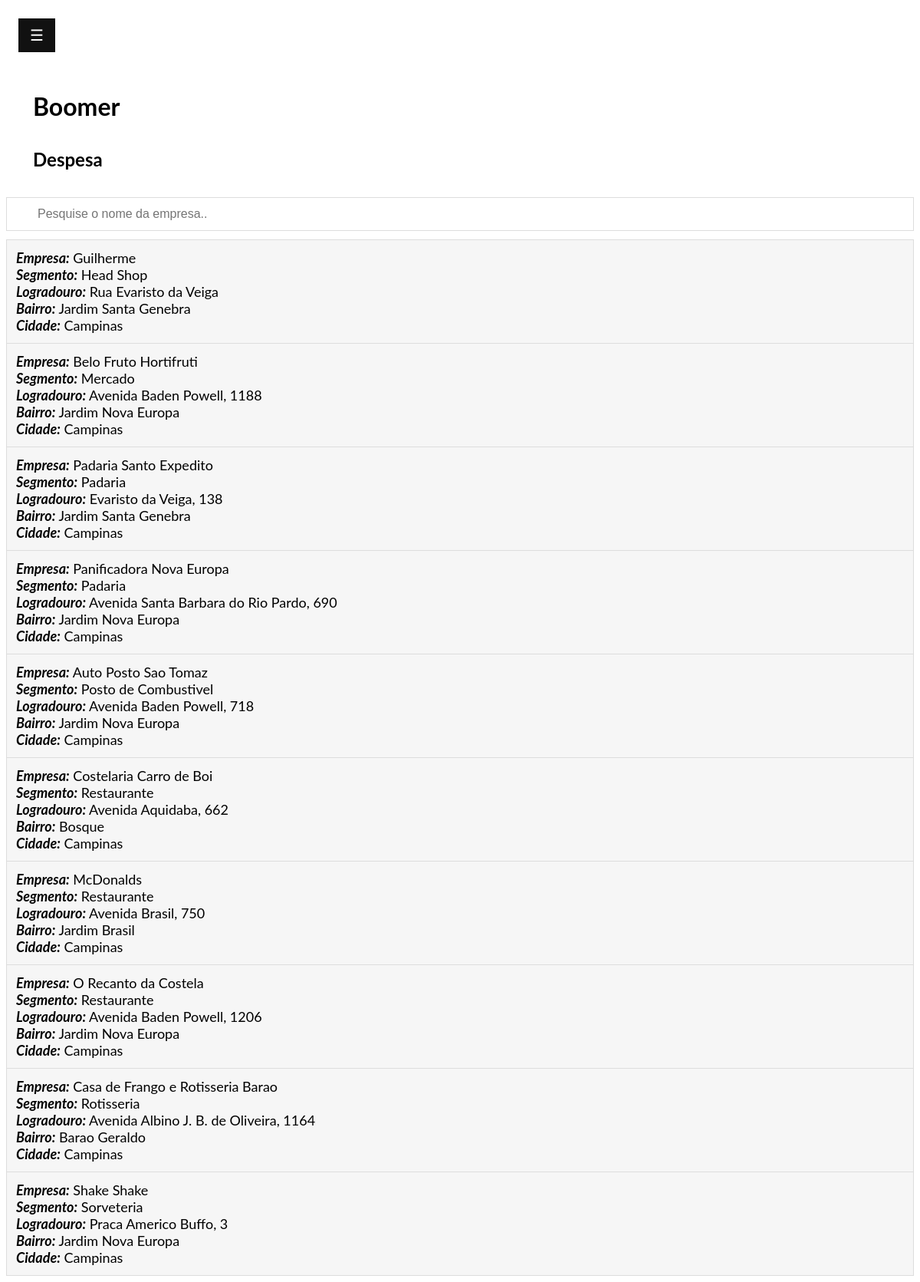
The page /expenses/index.php on the database its author committed.
### tables this page shows
CREATE TABLE `Empresa` (
	`Id` INT(11) NOT NULL AUTO_INCREMENT,
	`Nome` VARCHAR(250) NULL DEFAULT NULL COLLATE 'latin1_swedish_ci',
	`Segmento` VARCHAR(250) NULL DEFAULT NULL COLLATE 'latin1_swedish_ci',
	`Logradouro` VARCHAR(250) NULL DEFAULT NULL COLLATE 'latin1_swedish_ci',
	`Bairro` VARCHAR(250) NULL DEFAULT NULL COLLATE 'latin1_swedish_ci',
	`Cidade` VARCHAR(250) NULL DEFAULT NULL COLLATE 'latin1_swedish_ci',
	`Estado` VARCHAR(250) NULL DEFAULT NULL COLLATE 'latin1_swedish_ci',
	`Observacoes` VARCHAR(250) NULL DEFAULT NULL COLLATE 'latin1_swedish_ci',
	PRIMARY KEY (`Id`) USING BTREE
)
COLLATE='latin1_swedish_ci';

### expenses/php/select_out.php (the view)
<?php
$sql = "SELECT Id, Nome, Segmento, Logradouro, Bairro, Cidade FROM Empresa ORDER BY Segmento ASC, Nome ASC";
$result = $conn->query($sql);
if ($result->num_rows > 0) {
  while($row = $result->fetch_assoc()) {
    $codigo = $row["Id"];
    $nome = $row["Nome"];
    $segmento = $row["Segmento"];
    $logradouro = $row["Logradouro"];
    $bairro = $row["Bairro"];
    $cidade = $row["Cidade"];
    echo '<li><a href="php/index.php?url='.$codigo.'"><b><i>Empresa:</i></b> '.$nome.'<br>';
    echo '<b><i>Segmento:</i></b> '.$segmento.'<br>';
    echo '<b><i>Logradouro:</i></b> '.$logradouro.'<br>';
    echo '<b><i>Bairro:</i></b> '.$bairro.'<br>';
    echo '<b><i>Cidade:</i></b> '.$cidade;
    echo '</a></li>';
  }
}
?>

### expenses/index.php (shortened to what this page needs)
<!DOCTYPE html>
<html lang="pt-br">
<head>
<link rel="stylesheet" href="../menu/css/menu.css">
<link rel="stylesheet" href="css/search_list.css">
</head>
<body>
<?php include '../menu/index.php';  ?>
<h1 style="margin: 35px;">Boomer</h1>
<h2 style="margin: 35px;">Despesa</h2>
<input type="text" id="myInput" onkeyup="myFunction()" placeholder="Pesquise o nome da empresa.." title="Pesquise o nome da empresa">
<ul id="myUL">
<?php
include '../database/index.php';
include 'php/select_out.php';
?>
</ul>
</body>
</html>

### menu/index.php (shortened to what this page needs)
<div id="main">
  <button class="openbtn" onclick="openNav()">☰</button>
</div>

### menu/css/menu.css (style rules this page uses)
body { font-family: "Lato", sans-serif; }
.openbtn { font-size: 20px; cursor: pointer; background-color: #111; color: white; padding: 10px 15px; border: none; }
#main { transition: margin-left .5s; padding: 16px; }

### expenses/css/search_list.css (style rules this page uses)
* { box-sizing: border-box; }
#myInput { background-image: url('http://projetosweb.website/boomer/expenses/img/searchicon.png'); background-position: 10px 12px; background-repeat: no-repeat; width: 100%; font-size: 16px; padding: 12px 20px 12px 40px; border: 1px solid #ddd; margin-bottom: 12px; }
#myUL { list-style-type: none; padding: 0; margin: 0; }
#myUL li a { border: 1px solid #ddd; margin-top: -1px; background-color: #f6f6f6; padding: 12px; text-decoration: none; font-size: 18px; color: black; display: block }

### rows shown on the page
empresa: Nome "Guilherme", Segmento "Head Shop", Logradouro "Rua Evaristo da Veiga", Bairro "Jardim Santa Genebra", Cidade "Campinas"
empresa: Nome "Belo Fruto Hortifruti", Segmento "Mercado", Logradouro "Avenida Baden Powell, 1188", Bairro "Jardim Nova Europa", Cidade "Campinas"
empresa: Nome "Padaria Santo Expedito", Segmento "Padaria", Logradouro "Evaristo da Veiga, 138", Bairro "Jardim Santa Genebra", Cidade "Campinas"
empresa: Nome "Panificadora Nova Europa", Segmento "Padaria", Logradouro "Avenida Santa Barbara do Rio Pardo, 690", Bairro "Jardim Nova Europa", Cidade "Campinas"
empresa: Nome "Auto Posto Sao Tomaz", Segmento "Posto de Combustivel", Logradouro "Avenida Baden Powell, 718", Bairro "Jardim Nova Europa", Cidade "Campinas"
empresa: Nome "Costelaria Carro de Boi", Segmento "Restaurante", Logradouro "Avenida Aquidaba, 662", Bairro "Bosque", Cidade "Campinas"
empresa: Nome "McDonalds", Segmento "Restaurante", Logradouro "Avenida Brasil, 750", Bairro "Jardim Brasil", Cidade "Campinas"
empresa: Nome "O Recanto da Costela", Segmento "Restaurante", Logradouro "Avenida Baden Powell, 1206", Bairro "Jardim Nova Europa", Cidade "Campinas"
empresa: Nome "Casa de Frango e Rotisseria Barao", Segmento "Rotisseria", Logradouro "Avenida Albino J. B. de Oliveira, 1164", Bairro "Barao Geraldo", Cidade "Campinas"
empresa: Nome "Shake Shake", Segmento "Sorveteria", Logradouro "Praca Americo Buffo, 3", Bairro "Jardim Nova Europa", Cidade "Campinas"
